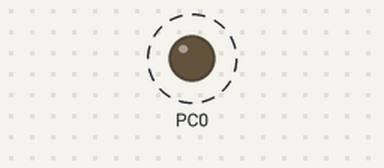
Bench run of a program on a simulated ATmega328P, built with avr-gcc and emulated at 16 MHz. Shown: output pins drawn as LEDs (lit = HIGH). Dashed ring = blinking.

Above: at 0.05 s.
Timing chart, 0 to 3.0 s (numbered marks = the images above):
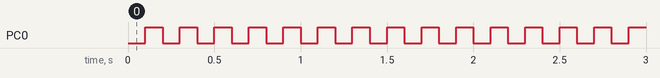

The program:

main.c
```c
/*
 * EJEMPLO_1_TIMER_NORMAL_MODE.c
 *
 * Created: 14/05/2022 15:44:20
 * Author : abelh
 */

#define  F_CPU	16000000UL
#include <avr/io.h>
#include <util/delay.h>
#include "Timers_avr.h"
#include <avr/interrupt.h>
#include <stdbool.h>

#define  LedC0_Toggle()	(PORTC ^= (1<<PINC0))
volatile bool a= false;


int main(void)
{
    Timer1_init();
	DDRC |= (1<<0);
	PORTC &= ~(1<<0); //INICIALMENTE APAGADO
	sei(); //HABILITA INTERRUPCIONES
    while (1)
    {
		if(a){

			LedC0_Toggle();
			a=false;
		}


    }
}
```

Timers_avr.c
```c
/*
 * Timers_avr.c
 *
 * Created: 14/05/2022 15:47:27
 *  Author: abelh
 */
#define  F_CPU	16000000UL
#include <avr/io.h>
#include "Timers_avr.h"
#include <avr/interrupt.h>
#include <stdbool.h>
extern	volatile bool a;

void Timer1_init(void){
	//TIMER 1 NORMAL MODE
	TCCR1A &= ~(1<<WGM11) & ~(1<<WGM10);
	TCCR1B &= ~(1<<WGM13) & ~(1<<WGM12);

	//HABILITAR EL CLOCK(PREESCALER) 1:64
	TCCR1B |= (1<<CS11) | (1<<CS10);
	TCCR1B &= ~(1<<CS12);

	//TEMPORIZACION : 100mS
	/*
	t = 100mS
	FOSC = 16MHz

	VALOR TIMER = 65536 - ((T x FOSC)/PRE)
	VALOR TIMER = 65536 - ((100ms x 16MHz)/64)
	VALOR TIMER = 65536 - 25000
	VALOR TIMER = 40536
	*/
	TCNT1 = Valor_100ms;

	//CONFIGURAR INTERRUP POR DESBORDAMIENTO
	TIMSK1 |= (1<<TOIE1); //HABILITA LA INTERRUPCION

}

ISR(TIMER1_OVF_vect){
	a = true;
	TCNT1 =Valor_100ms; //RECARGA DEL VALOR
	TIFR1 |= (1<<TOV1); //LIMPIA LA BANDERA
}
```

Timers_avr.h
```c
/*
 * Timers_avr.h
 *
 * Created: 14/05/2022 15:47:48
 *  Author: abelh
 */


#ifndef TIMERS_AVR_H_
#define TIMERS_AVR_H_

#define  Valor_100ms	40536
void Timer1_init();


#endif /* TIMERS_AVR_H_ */
```

Measured:
- by itself, PC0: alternates HIGH for 0.10 s and LOW for 0.10 s
